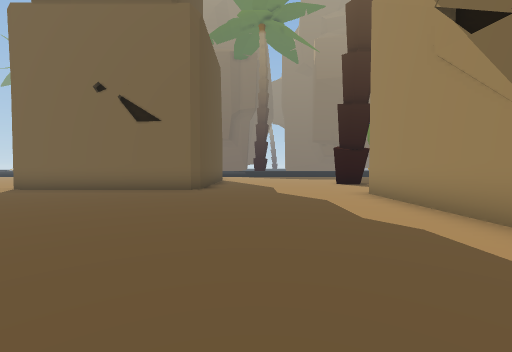
view 1 (above)

16 first-person views from a walk through a scene from a Unity 3-D project. The camera is 1.5 m above the floor, tilts 2° down and sees 90° across. The floor is counted in squares, 2 m on a side. Each view is taken from the middle of a square. On the plan, view 1 faces up. The plan holds only what a view shows up to about 9 squares ahead; the rest is blank. The place goes on beyond the plan.

view 2
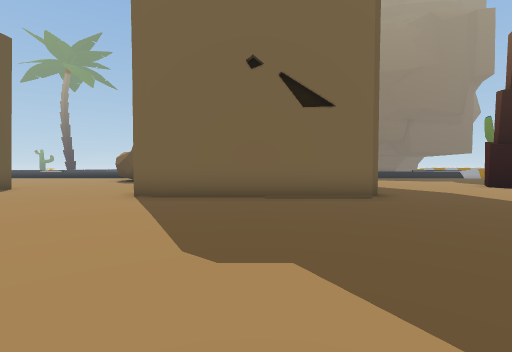

view 3
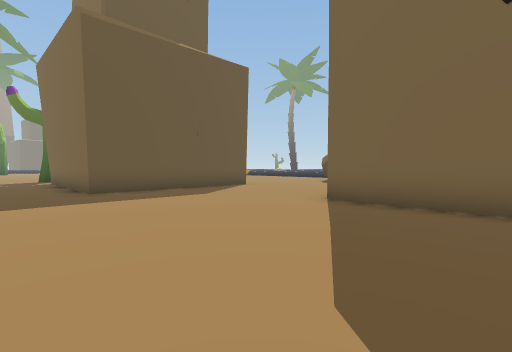

view 4
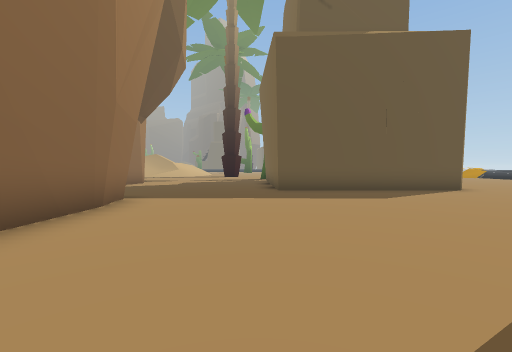

view 5
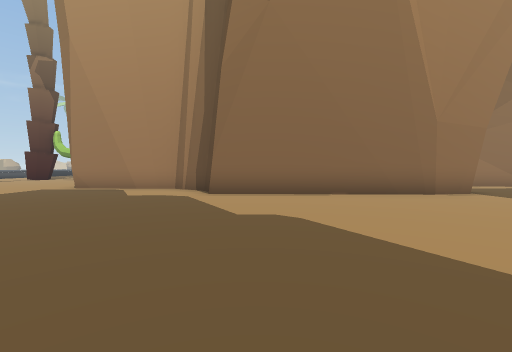

view 6
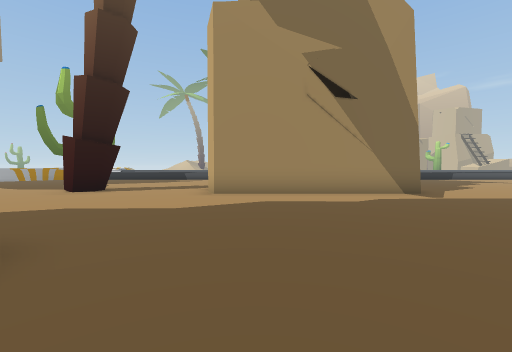

view 7
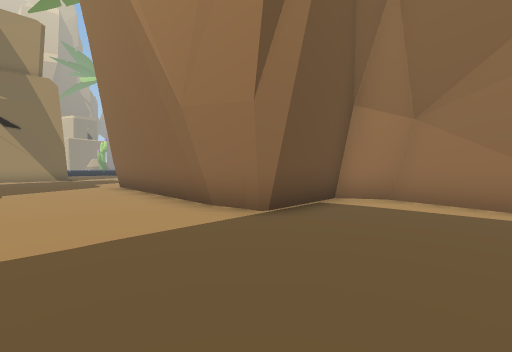

view 8
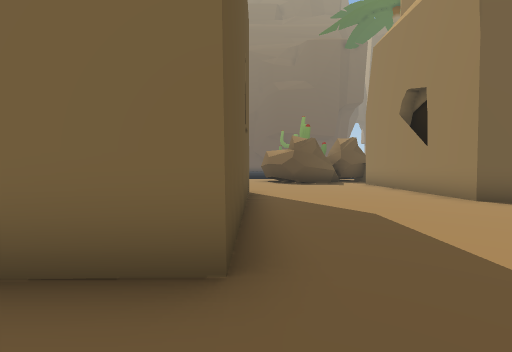

view 9
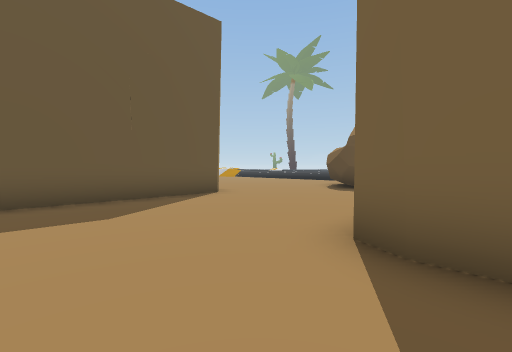

view 10
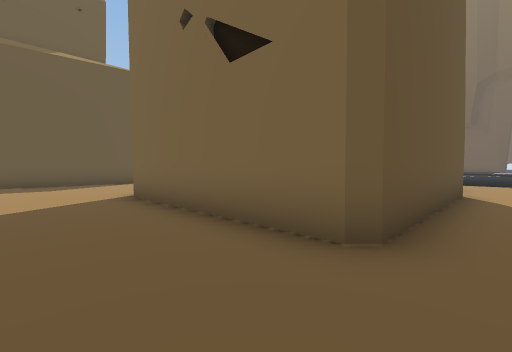

view 11
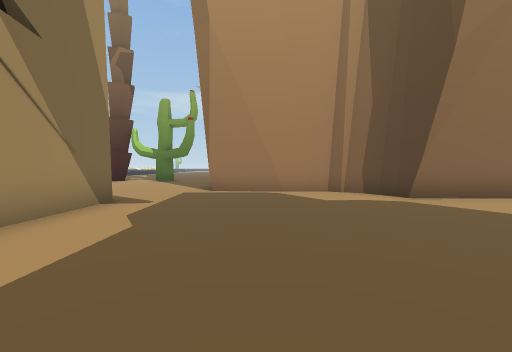

view 12
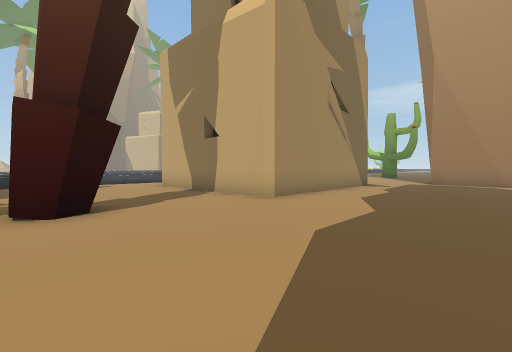

view 13
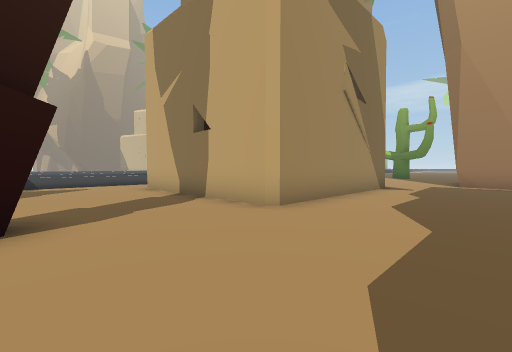

view 14
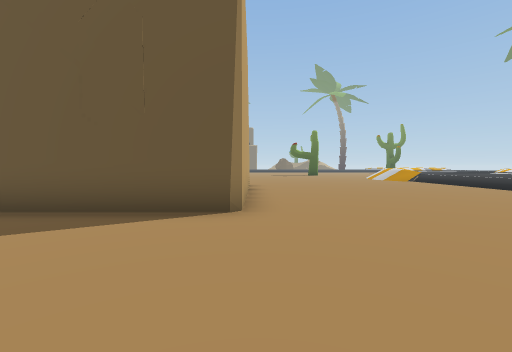

view 15
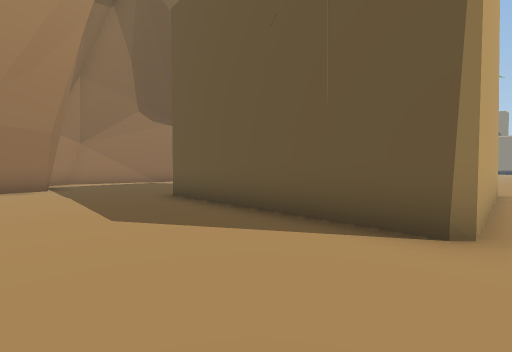

view 16
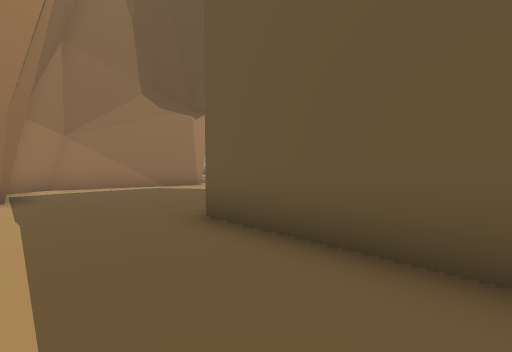

### Floor plan
Key: @ floor where view 1 was taken; # wall or solid block; x gap in a wall; . floor; H house.
Columns run from 14 left of view 1 to 10 right of it. Each row starts with its distance up from view 1.
 12 ......#     #.....x.....
 11 #.....H     #.....#.....
 10 ##....#     #............
  9  #....#     #............
  8  #......................
  7  #...............#H#####
  6  #...............#H
  5 H#...............#H
  4 .................#H
  3 .................#H
  2 .................#
  1 ...########........
  0 ...#      #...@.....
 -1 ...#      ######....
 -2 ####            ....

Where each view was taken, in squares from view 1:
view 1: 0 up, 0 right, facing up
view 2: 2 up, 5 left, facing up
view 3: 3 up, 5 left, facing up-left
view 4: 4 up, 5 left, facing left
view 5: 8 up, 5 left, facing down
view 6: 6 up, 4 left, facing right
view 7: 4 up, 14 left, facing down-right
view 8: 3 up, 13 left, facing up
view 9: 6 up, 7 left, facing up-left
view 10: 6 up, 1 left, facing up-left
view 11: 7 up, 0 right, facing down
view 12: 12 up, 1 left, facing down-right
view 13: 11 up, 0 right, facing down-right
view 14: 11 up, 9 left, facing left
view 15: 11 up, 10 left, facing down-left
view 16: 8 up, 11 left, facing down-left
